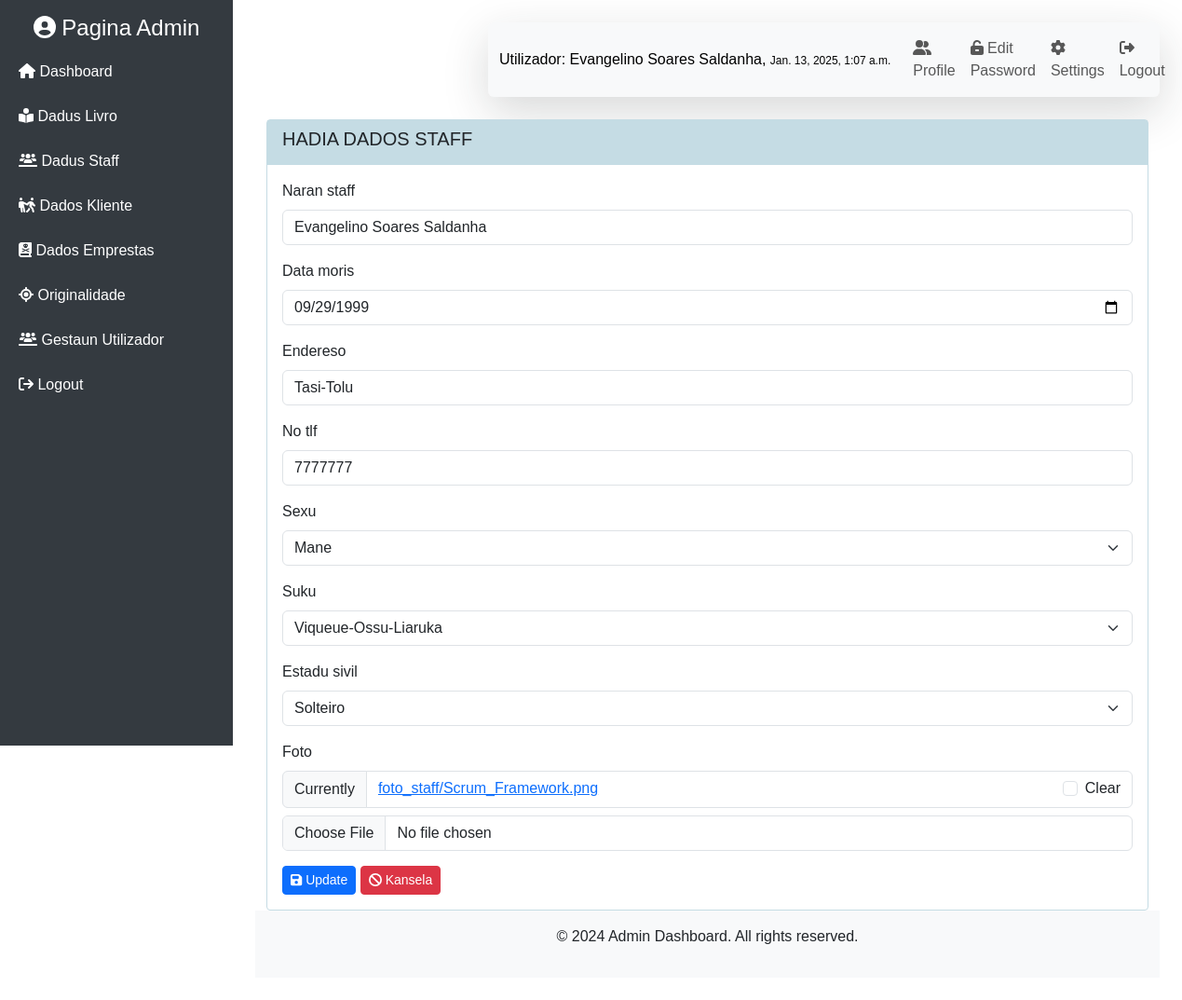
The page /home/update_staff/b3c6d976b0194b1dae8a49aa57657039 (signed in) on the database its author committed.
### mainApp/models.py (models this page shows, shortened)
class Staff(models.Model):
    SEXO_CHOICES = [
        ('Mane', 'Mane'),
        ('Feto', 'Feto'),
    ]
    STADU_CIVIL = [
        ('Solteiro', 'Solteiro'),
        ('Kassadu', 'Kassadu'),
        ('Diborsiadu', 'Diborsiadu'),
        ('Barlakeadu', 'Barlakeadu')
    ]
    id_staff = models.UUIDField(primary_key=True, default=uuid.uuid4, editable=False)
    naran_staff = models.CharField(max_length=225, blank=True, null=True)
    sexu = models.CharField(max_length=4, choices=SEXO_CHOICES, blank=True, null=True)
    data_moris = models.DateField(blank=True, null=True)
    id_suku = models.ForeignKey(Suku, related_name='staff', on_delete=models.CASCADE, blank=True, null=True)
    endereso = models.CharField(max_length=225, blank=True, null=True)
    no_tlf = models.CharField(max_length=20, blank=True, null=True)
    estadu_sivil = models.CharField(max_length=15, default='', choices=STADU_CIVIL,blank=True, null=True)
    user = models.OneToOneField(User, on_delete=models.CASCADE, null= True)
    foto = models.ImageField(
        upload_to='foto_staff/',
        validators=[FileExtensionValidator(allowed_extensions=['png', 'jpg', 'jpeg'])],
        null=True,
        blank=True,
        default='default.png'
    )

class Suku(models.Model):
    id_suku = models.UUIDField(primary_key=True, default=uuid.uuid4, editable=False)
    naran_suku = models.CharField(max_length=50)
    id_postu = models.ForeignKey(Postu, related_name='sukus', on_delete=models.CASCADE)
    def __str__(self):
        return f"{self.id_postu.id_mun.mun}-{self.id_postu.naran_postu}-{self.naran_suku}"

### mainApp/views/views_admin.py (the view)
# urls.py: path('update_staff/<str:id_staff>', views.update_staff, name='update_staff'),
@login_required
def update_staff(request, id_staff):
    staff = get_object_or_404(Staff, id_staff=id_staff)
    if request.method == 'POST':
        form = FormStaff(request.POST, request.FILES, instance=staff)
        if 'foto' in request.FILES:
            if staff.foto and os.path.isfile(staff.foto.path):
                os.remove(staff.foto.path)
        if form.is_valid():
            form.save()
        messages.success(request, "Hadia dados ho Sucessu...!")
        if request.user.groups.name == "admin":
            return redirect('staff')
        else:
             return redirect('home')
    else:
        form = FormStaff(instance=staff)
    context = {
        'title': 'Update Staff Data',
        'sub_title': 'Hadia dados Staff',
        'form': form,
        'data': staff,
    }
    return render(request, 'module/mod_staff/update_staff.html', context)

### mainApp/forms.py
class FormStaff(forms.ModelForm):
    class Meta:
        model = Staff
        fields = ['naran_staff', 'data_moris','endereso','no_tlf','sexu', 'id_suku','estadu_sivil','foto']
        labels = {
            'id_suku': 'Suku',
        }
        widgets = {
                'id_suku': forms.Select(attrs={'class': 'form-control', 'id':'select'}),
                'data_moris': forms.DateInput(attrs={'type': 'date'}),
                'naran_staff': forms.TextInput(attrs={'placeholder': 'Prense...'}),
                'endereso': forms.TextInput(attrs={'placeholder': 'Prense...'}),
                'no_tlf': forms.TextInput(attrs={'placeholder': 'Prense...'}),
            }
    def __init__(self, *args, **kwargs):
        super().__init__(*args, **kwargs)
        self.helper = FormHelper()
        self.helper.form_method = 'post'
        self.helper.form_class = 'form-horizontal'

### mainApp/templates/module/mod_staff/update_staff.html
{% extends 'base.html' %} {% load crispy_forms_tags %} {% block content %}
<div class="row mt-4">
  <div class="col-md-12">
    <div class="card rounded-1" id="card">
      <div class="card-header rounded-0" id="card-header">
        <div class="cart-title">
          <h5 class="card-title">{{sub_title}}</h5>
        </div>
      </div>
      <div class="card-body">
        <form
          action="{% url 'update_staff' data.id_staff %}"
          method="POST"
          enctype="multipart/form-data"
        >
          {% csrf_token %} {{ form|crispy }}
          <button type="submin" class="btn btn-sm btn-primary">
            <i class="fa fa-save"></i> Update
          </button>
          <button
            type="reset"
            class="btn btn-sm btn-danger"
            onclick="self.history.back()"
          >
            <i class="fa fa-cancel"></i> Kansela
          </button>
        </form>
      </div>
    </div>
  </div>
</div>
{% endblock %}

### templates/navbar.html (shortened to what this page needs)
<nav class="navbar navbar-expand-lg navbar-light bg-light shadow-lg rounded-2">
    <div class="container-fluid rounded-1">
        <a class="navbar-brand fs-6" href="#">Utilizador: {{request.user.staff.naran_staff}}, <span
                style="font-size: 12px;">{{user.last_login}}</span></a>
        <div class="collapse navbar-collapse" id="navbarSupportedContent">
            <ul class="navbar-nav ms-auto mb-2 mb-lg-0">
                <li class="nav-item">
                    <a class="nav-link" href="{% url 'detallu_staff' request.user.staff.id_staff %}"><i
                            class="fa fa-user-friends"></i> Profile</a>
                </li>
                <li class="nav-item">
                    <a class="nav-link" href="{% url 'change-password' %}"><i class="fa fa-unlock-keyhole"></i> Edit
                        Password</a>
                </li>
                <li class="nav-item">
                    <a class="nav-link" href="{% url 'update_staff' request.user.staff.id_staff %}"><i
                            class="fa fa-gear"></i> Settings</a>
                </li>
                <li class="nav-item">
                    <a class="nav-link" href="{% url 'logout' %}"><i class="fa fa-sign-out-alt "></i> Logout</a>
                </li>
            </ul>
        </div>
    </div>
</nav>

### static/css/style.css (style rules this page uses)
body { font-family: 'Arial', sans-serif; overflow-x: hidden; }
.navbar { margin-left: 250px; transition: margin-left 0.3s ease; }
#card-header { background-color: #c5dce4; border: none; }
#card { border-color: rgb(197, 220, 228); }
.card-title { text-transform: uppercase; }

### rows shown on the page
Staff: naran_staff "Evangelino Soares Saldanha", data_moris "09/29/1999", endereso "Tasi-Tolu", no_tlf "7777777", sexu "Mane", estadu_sivil "Solteiro"
Suku: id_suku "Viqueue-Ossu-Liaruka"

### other values the page prints
{{ request.user.staff.naran_staff }} "Evangelino Soares Saldanha"
{{ user.last_login }} "Jan. 13, 2025, 1:07 a.m."
{{ sub_title }} "HADIA DADOS STAFF"
